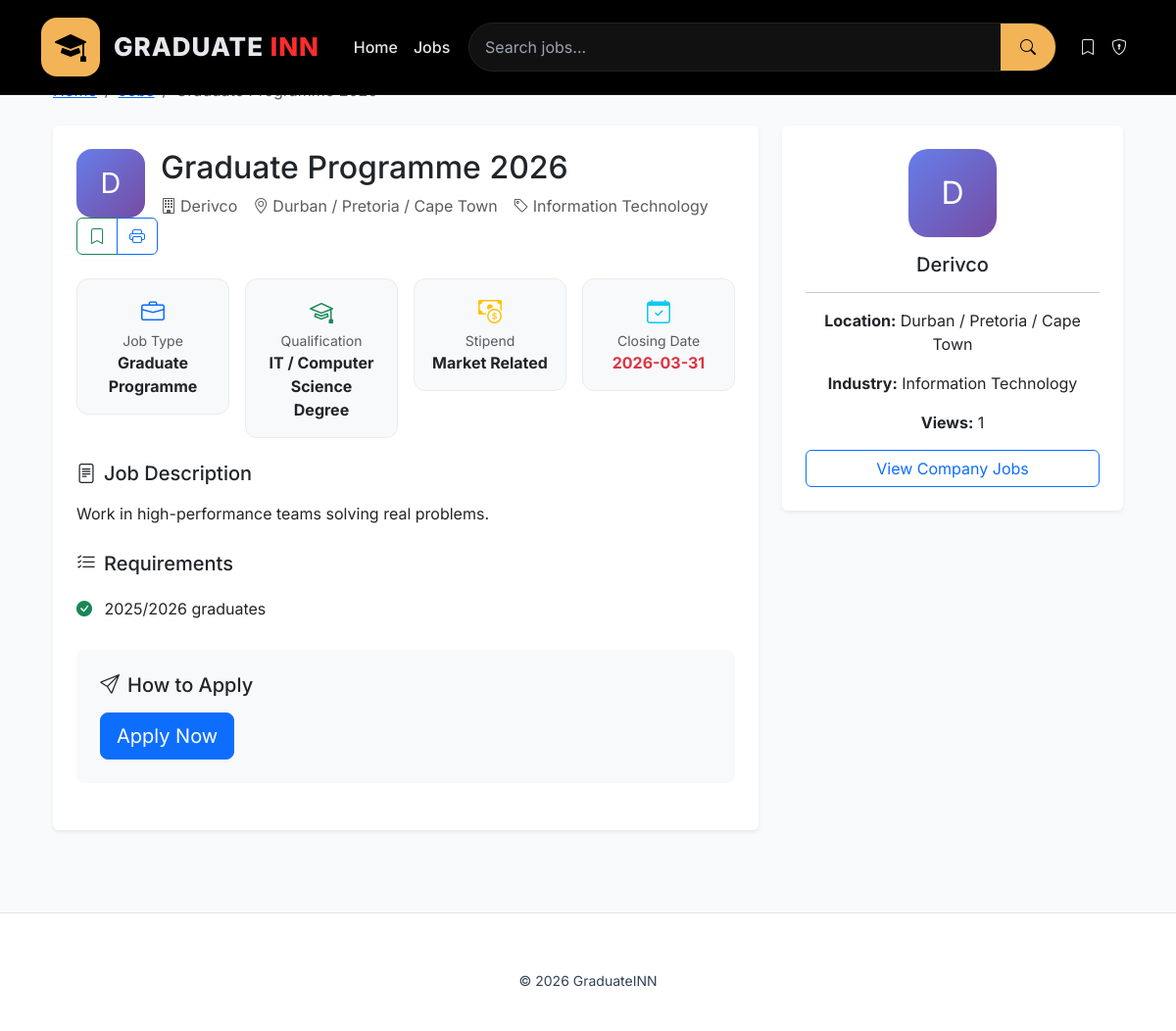
Page /job/20 on the committed database.
### tables this page shows
CREATE TABLE jobs(
        id INTEGER PRIMARY KEY AUTOINCREMENT,
        title TEXT,
        company TEXT,
        location TEXT,
        field TEXT,
        qualification TEXT,
        description TEXT,
        requirements TEXT,
        application_link TEXT,
        closing_date TEXT,
        created_date TEXT DEFAULT CURRENT_DATE,
        salary_range TEXT,
        job_type TEXT,
        experience_level TEXT,
        views INTEGER DEFAULT 0,
        is_featured INTEGER DEFAULT 0,
        posted_by INTEGER,
        FOREIGN KEY (posted_by) REFERENCES users(id)
    );

### app.py (the view)
@app.route("/job/<int:id>")
def job_details(id):
    features = get_available_features()
    increment_job_views(id)
    conn = get_db()
    job = conn.execute("SELECT * FROM jobs WHERE id = ?", (id,)).fetchone()
    if not job:
        flash('Job not found', 'error')
        return redirect(url_for('index'))
    similar_jobs = conn.execute("""
    SELECT * FROM jobs
    WHERE field = ? AND id != ?
    ORDER BY id DESC
    LIMIT 3
    """, (job['field'], id)).fetchall()
    is_saved = False
    if 'user_id' in session:
        saved = conn.execute("""
        SELECT id FROM saved_jobs
        WHERE job_id = ? AND user_id = ?
        """, (id, session['user_id'])).fetchone()
        is_saved = bool(saved)
    conn.close()
    return render_template("job_details.html",
                         job=job,
                         similar_jobs=similar_jobs,
                         is_saved=is_saved,
                         features=features)

### app.py (called while the page is built)
def get_db():
    conn = sqlite3.connect(DATABASE)
    conn.row_factory = sqlite3.Row
    return conn

def column_exists(table_name, column_name):
    conn = get_db()
    cursor = conn.execute(f"PRAGMA table_info({table_name})")
    columns = [column[1] for column in cursor.fetchall()]
    conn.close()
    return column_name in columns

def get_available_features():
    return {
        'is_featured': column_exists('jobs', 'is_featured'),
        'views': column_exists('jobs', 'views'),
        'job_type': column_exists('jobs', 'job_type'),
        'experience_level': column_exists('jobs', 'experience_level'),
        'salary_range': column_exists('jobs', 'salary_range')
    }

def increment_job_views(job_id):
    if column_exists('jobs', 'views'):
        conn = get_db()
        try:
            conn.execute("UPDATE jobs SET views = views + 1 WHERE id = ?", (job_id,))
            conn.commit()
        except:
            pass
        finally:
            conn.close()

### templates/job_details.html (shortened to what this page needs)
{% extends "base.html" %}
{% block content %}
<div class="container">
    <nav aria-label="breadcrumb" class="mb-4">
        <ol class="breadcrumb">
            <li class="breadcrumb-item"><a href="/">Home</a></li>
            <li class="breadcrumb-item"><a href="/search">Jobs</a></li>
            <li class="breadcrumb-item active">{{ job.title }}</li>
        </ol>
    </nav>
    <div class="row">
        <div class="col-lg-8">
            <div class="card border-0 shadow-sm mb-4">
                <div class="card-body p-4">
                    <div class="d-flex justify-content-between align-items-start mb-4 flex-wrap">
                        <div class="d-flex">
                            <div class="company-avatar-large me-3">{{ job.company[0] }}</div>
                            <div>
                                <h1 class="h2 mb-2">{{ job.title }}</h1>
                                <div class="d-flex flex-wrap gap-3 text-muted">
                                    <span><i class="bi bi-building me-1"></i>{{ job.company }}</span>
                                    <span><i class="bi bi-geo-alt me-1"></i>{{ job.location }}</span>
                                    <span><i class="bi bi-tag me-1"></i>{{ job.field }}</span>
                                </div>
                            </div>
                        </div>
                        <div class="btn-group mt-2 mt-lg-0">
                            {% if not is_saved %}
                            <a href="/save_job/{{ job.id }}" class="btn btn-outline-success">
                                <i class="bi bi-bookmark"></i>
                            </a>
                            {% else %}
                            <a href="/remove_saved_job/{{ job.id }}" class="btn btn-success">
                                <i class="bi bi-bookmark-fill"></i>
                            </a>
                            {% endif %}
                            <button class="btn btn-outline-primary" onclick="window.print()">
                                <i class="bi bi-printer"></i>
                            </button>
                        </div>
                    </div>
                    <div class="row g-3 mb-4">
                        <div class="col-md-3 col-6">
                            <div class="info-card p-3 text-center">
                                <i class="bi bi-briefcase fs-4 text-primary"></i>
                                <div class="small text-muted">Job Type</div>
                                <div class="fw-bold">{{ job.job_type or 'Full-time' }}</div>
                            </div>
                        </div>
                        <div class="col-md-3 col-6">
                            <div class="info-card p-3 text-center">
                                <i class="bi bi-mortarboard fs-4 text-success"></i>
                                <div class="small text-muted">Qualification</div>
                                <div class="fw-bold">{{ job.qualification }}</div>
                            </div>
                        </div>
                        <div class="col-md-3 col-6">
                            <div class="info-card p-3 text-center">
                                <i class="bi bi-cash-coin fs-4 text-warning"></i>
                                <div class="small text-muted">Stipend</div>
                                <div class="fw-bold">
                                    {% if job.salary_range %}
                                        R{{ job.salary_range.replace('-', ' - R') }}
                                    {% else %}
                                        Market Related
                                    {% endif %}
                                </div>
                            </div>
                        </div>
                        <div class="col-md-3 col-6">
                            <div class="info-card p-3 text-center">
                                <i class="bi bi-calendar-check fs-4 text-info"></i>
                                <div class="small text-muted">Closing Date</div>
                                <div class="fw-bold text-danger">{{ job.closing_date }}</div>
                            </div>
                        </div>
                    </div>
                    <div class="mb-4">
                        <h5 class="mb-3"><i class="bi bi-file-text me-2"></i>Job Description</h5>
                        <div class="job-description">
                            {{ job.description|safe }}
                        </div>
                    </div>
                    <div class="mb-4">
                        <h5 class="mb-3"><i class="bi bi-list-check me-2"></i>Requirements</h5>
                        {% for req in job.requirements.split('\n') %}
                            {% if req.strip() %}
                            <div class="requirement-item">
                                <i class="bi bi-check-circle-fill text-success me-2"></i>
                                {{ req.strip() }}
                            </div>
                            {% endif %}
                        {% endfor %}
                    </div>
                    <div class="apply-section p-4 rounded-3 mb-4">
                        <h5 class="mb-3"><i class="bi bi-send me-2"></i>How to Apply</h5>
                        {% if job.application_link %}
                            <a href="{{ job.application_link }}" target="_blank" class="btn btn-primary btn-lg">
                                Apply Now
                            </a>
                        {% else %}
                            {% for email in job.application_emails.split(',') %}
                                <a href="mailto:{{ email.strip() }}" class="btn btn-outline-primary mb-2">
                                    {{ email.strip() }}
                                </a>
                            {% endfor %}
                        {% endif %}
                    </div>
                </div>
            </div>
        </div>
        <div class="col-lg-4">
            <div class="card border-0 shadow-sm mb-4">
                <div class="card-body text-center p-4">
                    <div class="company-logo-large mb-3">
                        {{ job.company[0] }}
                    </div>
                    <h5>{{ job.company }}</h5>
                    <hr>
                    <p><strong>Location:</strong> {{ job.location }}</p>
                    <p><strong>Industry:</strong> {{ job.field }}</p>
                    <p><strong>Views:</strong> {{ job.views or 0 }}</p>
                    <a href="/company/{{ job.company }}" class="btn btn-outline-primary w-100">
                        View Company Jobs
                    </a>
                </div>
            </div>
        </div>
    </div>
</div>
{% endblock %}

### templates/base.html (style rules this page uses)
:root { --primary: #2563eb; --dark: #000; --text: #334155; --light: #f1f5f9; --border: #e2e8f0; }
body { font-family: 'Inter', sans-serif; background: #f8fafc; color: var(--text); padding-top: 80px; }

### templates/job_details.html (style rules this page uses)
.company-avatar-large { width: 70px; height: 70px; background: linear-gradient(135deg, #667eea, #764ba2); color: white; border-radius: 16px; display: flex; align-items: center; justify-content: center; font-size: 1.8rem; }
.company-logo-large { width: 90px; height: 90px; background: linear-gradient(135deg, #667eea, #764ba2); color: white; border-radius: 20px; display: flex; align-items: center; justify-content: center; font-size: 2rem; margin: 0 auto; }
.info-card { background: #f8f9fa; border-radius: 12px; border: 1px solid #e9ecef; transition: 0.3s; }
.job-description { line-height: 1.7; }
.requirement-item { padding: 6px 0; }
.apply-section { background: #f8f9fa; }

### rows in the picture
jobs: company "D", title "Graduate Programme 2026", company "Derivco", location "Durban / Pretoria / Cape Town", field "Information Technology", job_type "Graduate Programme", qualification "IT / Computer Science Degree", closing_date "2026-03-31", description "Work in high-performance teams solving real problems.", strip "2025/2026 graduates", views "1"
